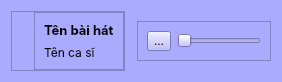
          <widget class="QWidget" name="playmusic" native="true">
           <property name="maximumSize">
            <size>
             <width>16777215</width>
             <height>78</height>
            </size>
           </property>
           <property name="font">
            <font>
             <family>Inter</family>
            </font>
           </property>
           <property name="styleSheet">
            <string notr="true">background-color: rgb(170, 170, 255);</string>
           </property>
           <layout class="QHBoxLayout" name="horizontalLayout_9">
            <item>
             <widget class="QFrame" name="frame_21">
              <property name="maximumSize">
               <size>
                <width>180</width>
                <height>60</height>
               </size>
              </property>
              <property name="frameShape">
               <enum>QFrame::StyledPanel</enum>
              </property>
              <property name="frameShadow">
               <enum>QFrame::Raised</enum>
              </property>
              <layout class="QHBoxLayout" name="horizontalLayout_13">
               <property name="spacing">
                <number>6</number>
               </property>
               <property name="topMargin">
                <number>0</number>
               </property>
               <property name="rightMargin">
                <number>0</number>
               </property>
               <property name="bottomMargin">
                <number>0</number>
               </property>
               <item>
                <widget class="QLabel" name="label_33">
                 <property name="maximumSize">
                  <size>
                   <width>40</width>
                   <height>40</height>
                  </size>
                 </property>
                 <property name="text">
                  <string/>
                 </property>
                 <property name="pixmap">
                  <pixmap>resources.qrc/itunes.svg</pixmap>
                 </property>
                 <property name="scaledContents">
                  <bool>true</bool>
                 </property>
                </widget>
               </item>
               <item>
                <widget class="QFrame" name="frame_24">
                 <property name="maximumSize">
                  <size>
                   <width>140</width>
                   <height>60</height>
                  </size>
                 </property>
                 <property name="frameShape">
                  <enum>QFrame::StyledPanel</enum>
                 </property>
                 <property name="frameShadow">
                  <enum>QFrame::Raised</enum>
                 </property>
                 <layout class="QVBoxLayout" name="verticalLayout_38">
                  <item>
                   <widget class="QLabel" name="label_35">
                    <property name="maximumSize">
                     <size>
                      <width>140</width>
                      <height>20</height>
                     </size>
                    </property>
                    <property name="font">
                     <font>
                      <family>Inter</family>
                      <pointsize>10</pointsize>
                      <weight>75</weight>
                      <bold>true</bold>
                     </font>
                    </property>
                    <property name="text">
                     <string>Tên bài hát</string>
                    </property>
                   </widget>
                  </item>
                  <item>
                   <widget class="QLabel" name="label_34">
                    <property name="maximumSize">
                     <size>
                      <width>140</width>
                      <height>20</height>
                     </size>
                    </property>
                    <property name="font">
                     <font>
                      <family>Inter</family>
                     </font>
                    </property>
                    <property name="text">
                     <string>Tên ca sĩ</string>
                    </property>
                   </widget>
                  </item>
                 </layout>
                </widget>
               </item>
              </layout>
             </widget>
            </item>
            <item>
             <widget class="QFrame" name="frame_22">
              <property name="maximumSize">
               <size>
                <width>600</width>
                <height>60</height>
               </size>
              </property>
              <property name="frameShape">
               <enum>QFrame::StyledPanel</enum>
              </property>
              <property name="frameShadow">
               <enum>QFrame::Raised</enum>
              </property>
              <widget class="QSlider" name="horizontalSliderPlay">
               <property name="geometry">
                <rect>
                 <x>130</x>
                 <y>20</y>
                 <width>371</width>
                 <height>22</height>
                </rect>
               </property>
               <property name="orientation">
                <enum>Qt::Horizontal</enum>
               </property>
              </widget>
              <widget class="QToolButton" name="toolButtonPause">
               <property name="geometry">
                <rect>
                 <x>50</x>
                 <y>20</y>
                 <width>27</width>
                 <height>22</height>
                </rect>
               </property>
               <property name="text">
                <string>...</string>
               </property>
               <property name="icon">
                <iconset>
                 <normaloff>resources3.qrc/icons8-pause-48.png</normaloff>resources3.qrc/icons8-pause-48.png</iconset>
               </property>
               <property name="iconSize">
                <size>
                 <width>32</width>
                 <height>32</height>
                </size>
               </property>
              </widget>
              <widget class="QToolButton" name="toolButtonPlay">
               <property name="geometry">
                <rect>
                 <x>10</x>
                 <y>20</y>
                 <width>27</width>
                 <height>22</height>
                </rect>
               </property>
               <property name="text">
                <string>...</string>
               </property>
               <property name="icon">
                <iconset>
                 <normaloff>resources3.qrc/icons8-play-48.png</normaloff>resources3.qrc/icons8-play-48.png</iconset>
               </property>
               <property name="iconSize">
                <size>
                 <width>32</width>
                 <height>32</height>
                </size>
               </property>
              </widget>
              <widget class="QToolButton" name="toolButtonStop">
               <property name="geometry">
                <rect>
                 <x>90</x>
                 <y>20</y>
                 <width>27</width>
                 <height>22</height>
                </rect>
               </property>
               <property name="text">
                <string>...</string>
               </property>
               <property name="icon">
                <iconset>
                 <normaloff>resources3.qrc/icons8-stop-48.png</normaloff>resources3.qrc/icons8-stop-48.png</iconset>
               </property>
               <property name="iconSize">
                <size>
                 <width>32</width>
                 <height>32</height>
                </size>
               </property>
              </widget>
              <widget class="QLabel" name="labelTimer">
               <property name="geometry">
                <rect>
                 <x>520</x>
                 <y>20</y>
                 <width>71</width>
                 <height>16</height>
                </rect>
               </property>
               <property name="font">
                <font>
                 <pointsize>10</pointsize>
                </font>
               </property>
               <property name="text">
                <string>00:00:00</string>
               </property>
              </widget>
             </widget>
            </item>
            <item>
             <widget class="QFrame" name="frame_23">
              <property name="maximumSize">
               <size>
                <width>160</width>
                <height>40</height>
               </size>
              </property>
              <property name="frameShape">
               <enum>QFrame::StyledPanel</enum>
              </property>
              <property name="frameShadow">
               <enum>QFrame::Raised</enum>
              </property>
              <layout class="QHBoxLayout" name="horizontalLayout_12">
               <item>
                <widget class="QToolButton" name="toolButtonVolume">
                 <property name="text">
                  <string>...</string>
                 </property>
                 <property name="icon">
                  <iconset>
                   <normaloff>resources3.qrc/icons8-voice-48.png</normaloff>resources3.qrc/icons8-voice-48.png</iconset>
                 </property>
                 <property name="iconSize">
                  <size>
                   <width>32</width>
                   <height>32</height>
                  </size>
                 </property>
                </widget>
               </item>
               <item>
                <widget class="QSlider" name="horizontalSliderVolume">
                 <property name="orientation">
                  <enum>Qt::Horizontal</enum>
                 </property>
                </widget>
               </item>
              </layout>
             </widget>
            </item>
           </layout>
          </widget>
